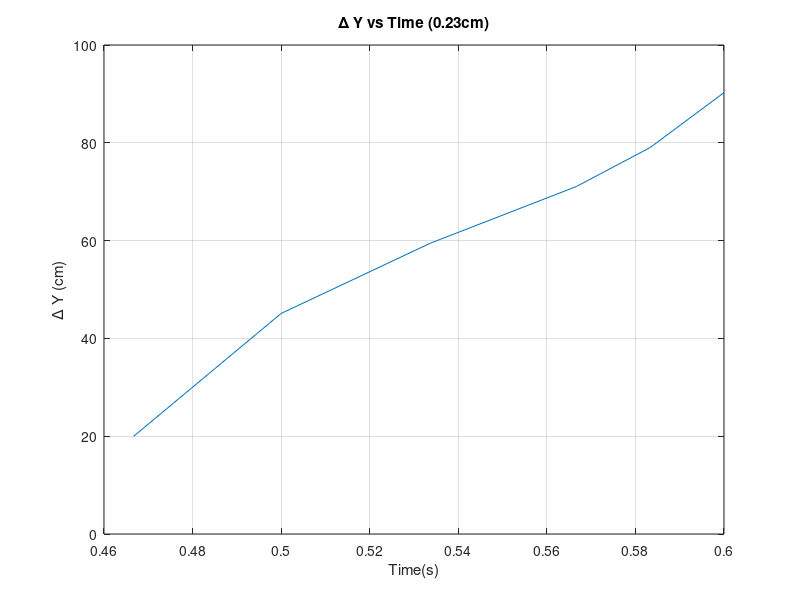

This figure's MATLAB source:
y=[10 20 30 40 50 60 70 80 90]
x=[.4667 .4667 .4667 .5 .5 .5337 .56667 .583335 0.6]
plot(x,polyval(polyfit(x,y,4),x))
title('\Delta Y vs Time (0.23cm)'),xlabel('Time(s)'),ylabel('\Delta Y (cm)'),grid